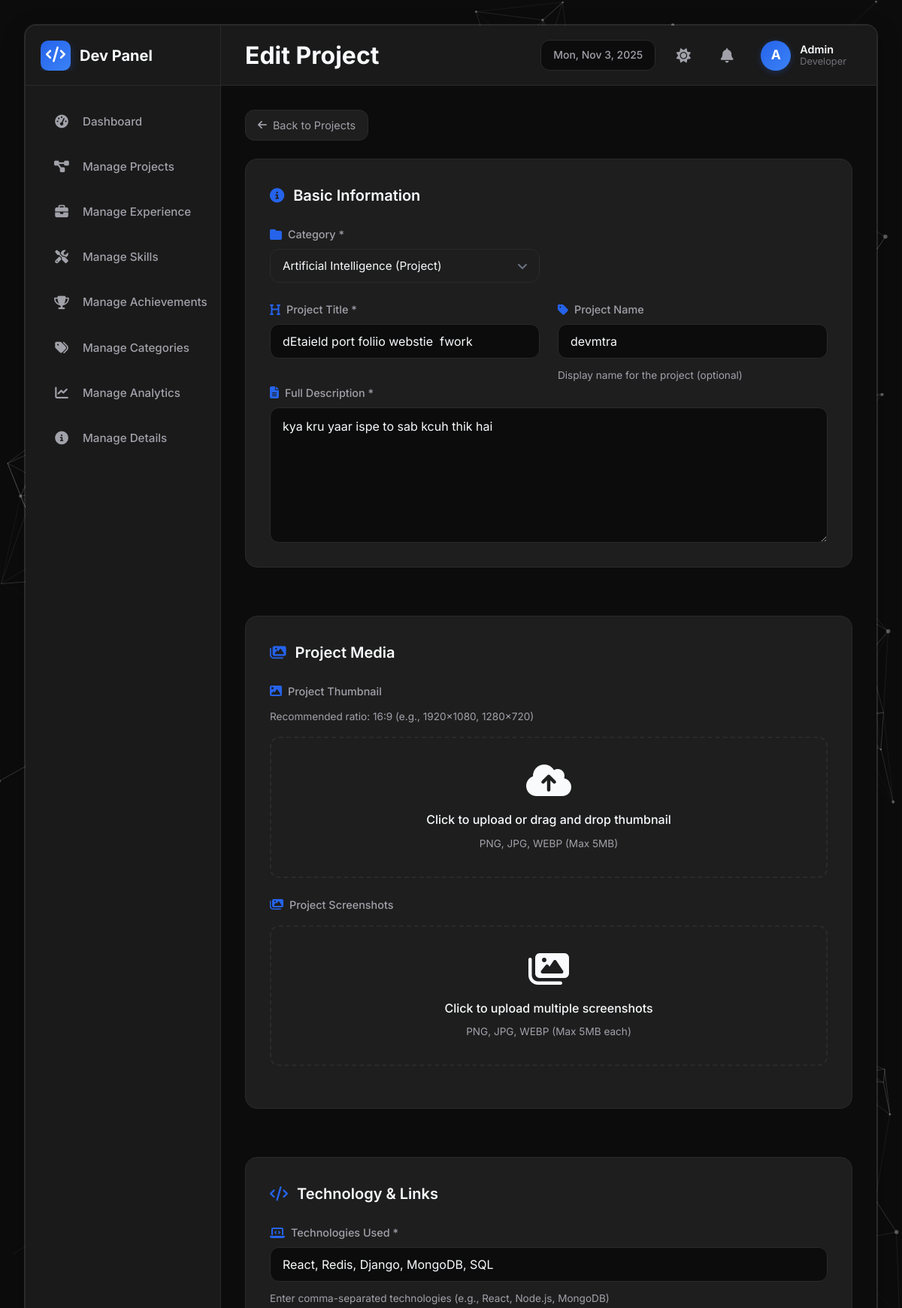
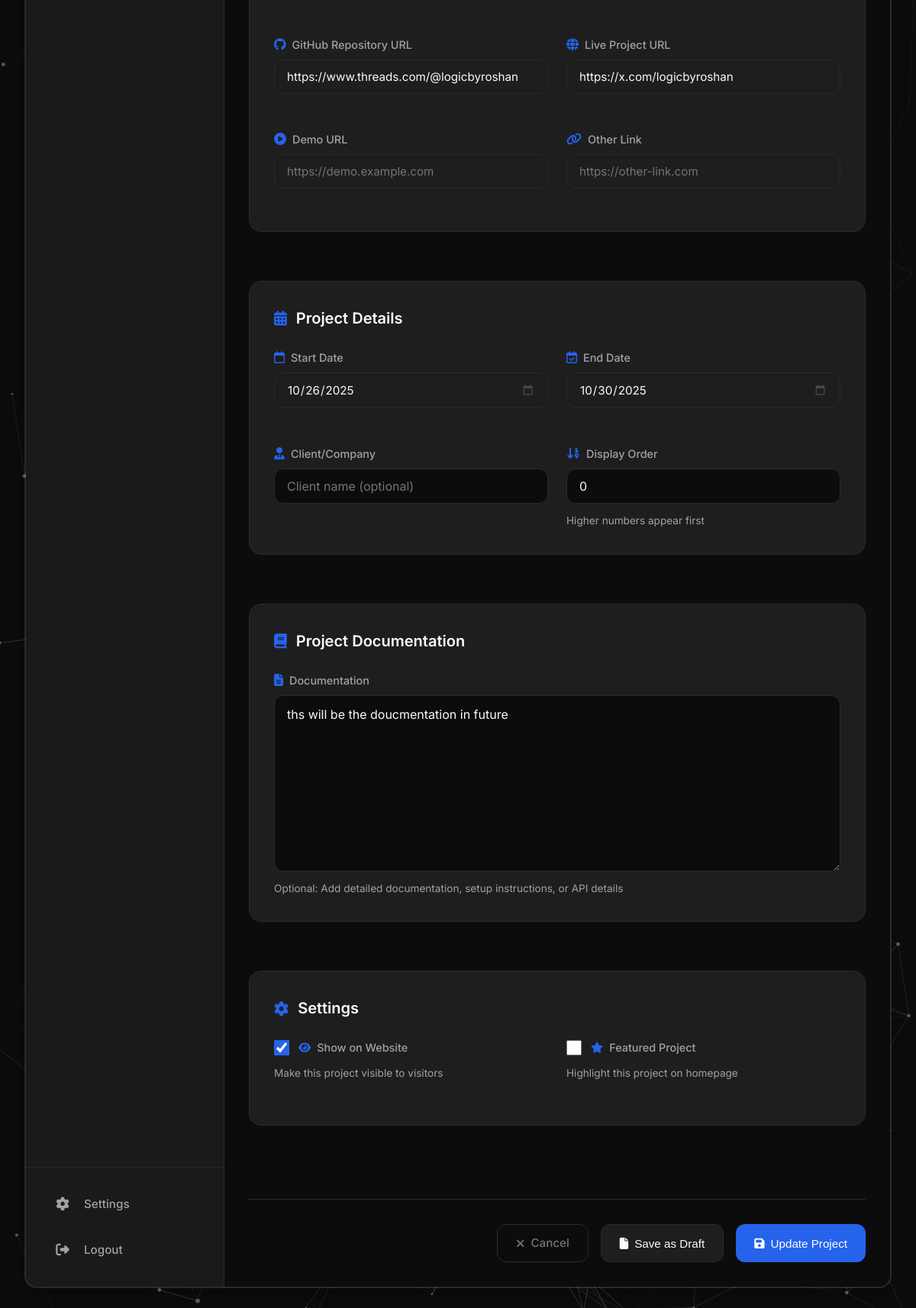
The page /projects/9/edit/ on the database its author committed (2 pictures, top to bottom).
### portfolio/models.py (models this page shows, shortened)
class Project(models.Model):
    STATUS_CHOICES = [
        ("active", "Active"),
        ("completed", "Completed"),
        ("on-hold", "On Hold"),
        ("draft", "Draft"),
    ]
    title = models.CharField(max_length=200)
    slug = models.SlugField(max_length=200, unique=True)
    description = models.TextField()
    project_name = models.CharField(
        max_length=200, blank=True, help_text="Display name for the project"
    )
    documentation = models.TextField(
        blank=True, help_text="Project documentation in HTML format"
    )
    category = models.ForeignKey(
        Category, on_delete=models.SET_NULL, null=True, related_name="projects"
    )
    technologies = models.CharField(
        max_length=500, help_text="Comma-separated list of technologies"
    )
    github_url = models.URLField(blank=True, null=True)
    live_url = models.URLField(blank=True, null=True)
    demo_url = models.URLField(blank=True, null=True)
    other_url = models.URLField(blank=True, null=True, help_text="Other project link")
    thumbnail = models.ImageField(
        upload_to="projects/thumbnails/",
        blank=True,
        null=True,
        help_text="Project thumbnail image",
    )
    start_date = models.DateField(null=True, blank=True)
    end_date = models.DateField(null=True, blank=True)
    client = models.CharField(max_length=200, blank=True)
    status = models.CharField(max_length=20, choices=STATUS_CHOICES, default="draft")
    is_active = models.BooleanField(default=True, help_text="Show on website")
    is_featured = models.BooleanField(default=False)
    views = models.IntegerField(default=0)
    likes = models.IntegerField(default=0)
    order = models.IntegerField(default=0, help_text="Display order")
    created_at = models.DateTimeField(auto_now_add=True)
    updated_at = models.DateTimeField(auto_now=True)
    class Meta:
        ordering = ["-order", "-created_at"]

### portfolio/views.py (the view)
# urls.py: path("projects/<int:project_id>/edit/", views.edit_project, name="edit_project"),
def edit_project(request, project_id):
    project = get_object_or_404(Project, id=project_id)
    if request.method == "POST":
        form = ProjectForm(request.POST, request.FILES, instance=project)
        if form.is_valid():
            project = form.save()
            screenshot_files = request.FILES.getlist("screenshots")
            if screenshot_files:
                project.screenshots.all().delete()
                for index, screenshot_file in enumerate(screenshot_files):
                    ProjectScreenshot.objects.create(
                        project=project, image=screenshot_file, order=index
                    )
            if request.headers.get("X-Requested-With") == "XMLHttpRequest":
                return JsonResponse(
                    {
                        "success": True,
                        "message": "Project updated successfully!",
                        "redirect_url": "/projects/",
                    }
                )
            else:
                messages.success(request, "Project updated successfully!")
                return redirect("manage_projects")
        else:
            if request.headers.get("X-Requested-With") == "XMLHttpRequest":
                return JsonResponse(
                    {"success": False, "errors": form.errors}, status=400
                )
    else:
        form = ProjectForm(instance=project)
    categories = Category.objects.all()
    context = {
        "form": form,
        "project": project,
        "categories": categories,
        "is_edit": True,
    }
    return render(request, "create_project.html", context)

### portfolio/context_processors.py (called while the page is built)
def notifications_context(request):
    recent_notifications = Notification.objects.filter(is_active=True).order_by('-created_at')[:3]
    unread_count = Notification.objects.filter(is_active=True, is_read=False).count()
    return {
        'recent_notifications': recent_notifications,
        'unread_count': unread_count,
    }

### portfolio/models.py (called while the page is built)
    def __str__(self):
        return f"{self.name} ({self.get_category_type_display()})"

### templates/create_project.html (shortened to what this page needs)
{% extends 'base.html' %}
{% load static %}
{% block extra_css %}
<link rel="stylesheet" href="{% static 'css/create-common.css' %}">
<link rel="stylesheet" href="{% static 'css/create-project.css' %}">
{% endblock %}
{% block nav_projects %}active{% endblock %}
{% block navbar_left %}
<h1 class="page-title">{% if is_edit %}Edit{% else %}Create New{% endif %} Project</h1>
{% endblock %}
{% block content %}
<div class="back-navigation">
    <a href="{% url 'manage_projects' %}" class="btn-back">
        <i class="fas fa-arrow-left"></i> Back to Projects
    </a>
</div>
<form method="POST" enctype="multipart/form-data" class="create-form" id="create-project-form">
    <section class="section-card fade-in">
        <div class="section-header">
            <h2><i class="fas fa-info-circle"></i> Basic Information</h2>
        </div>
        <div class="form-grid">
            <div class="form-group">
                <label class="form-label">
                    <i class="fas fa-folder"></i> Category *
                </label>
                {{ form.category }}
            </div>
        </div>
        <div class="form-grid">
            <div class="form-group">
                <label class="form-label">
                    <i class="fas fa-heading"></i> Project Title *
                </label>
                {{ form.title }}
            </div>
            <div class="form-group">
                <label class="form-label">
                    <i class="fas fa-tag"></i> Project Name
                </label>
                {{ form.project_name }}
                <small class="form-hint">Display name for the project (optional)</small>
            </div>
        </div>
        <div class="form-group full-width">
            <label class="form-label">
                <i class="fas fa-file-alt"></i> Full Description *
            </label>
            {{ form.description }}
        </div>
    </section>
    <section class="section-card fade-in" style="animation-delay: 0.1s;">
        <div class="section-header">
            <h2><i class="fas fa-images"></i> Project Media</h2>
        </div>
        <div class="form-group full-width">
            <label class="form-label">
                <i class="fas fa-image"></i> Project Thumbnail
            </label>
            <small class="form-hint">Recommended ratio: 16:9 (e.g., 1920x1080, 1280x720)</small>
            <div class="file-upload-area" id="thumbnail-upload-area">
                <i class="fas fa-cloud-upload-alt"></i>
                <p>Click to upload or drag and drop thumbnail</p>
                <span class="file-info">PNG, JPG, WEBP (Max 5MB)</span>
            </div>
        </div>
        <div class="form-group full-width">
            <label class="form-label">
                <i class="fas fa-images"></i> Project Screenshots
            </label>
            <div class="file-upload-area" id="screenshots-upload-area">
                <i class="fas fa-images"></i>
                <p>Click to upload multiple screenshots</p>
                <span class="file-info">PNG, JPG, WEBP (Max 5MB each)</span>
            </div>
        </div>
    </section>
    <section class="section-card fade-in" style="animation-delay: 0.2s;">
        <div class="section-header">
            <h2><i class="fas fa-code"></i> Technology & Links</h2>
        </div>
        <div class="form-grid">
            <div class="form-group full-width">
                <label class="form-label">
                    <i class="fas fa-laptop-code"></i> Technologies Used *
                </label>
                {{ form.technologies }}
                <small class="form-hint">Enter comma-separated technologies (e.g., React, Node.js, MongoDB)</small>
            </div>
            <div class="form-group">
                <label class="form-label">
                    <i class="fab fa-github"></i> GitHub Repository URL
                </label>
                {{ form.github_url }}
            </div>
            <div class="form-group">
                <label class="form-label">
                    <i class="fas fa-globe"></i> Live Project URL
                </label>
                {{ form.live_url }}
            </div>
            <div class="form-group">
                <label class="form-label">
                    <i class="fas fa-play-circle"></i> Demo URL
                </label>
                {{ form.demo_url }}
            </div>
            <div class="form-group">
                <label class="form-label">
                    <i class="fas fa-link"></i> Other Link
                </label>
                {{ form.other_url }}
            </div>
        </div>
    </section>
    <section class="section-card fade-in" style="animation-delay: 0.2s;">
        <div class="section-header">
            <h2><i class="fas fa-calendar-alt"></i> Project Details</h2>
        </div>
        <div class="form-grid">
            <div class="form-group">
                <label class="form-label">
                    <i class="far fa-calendar"></i> Start Date
                </label>
                {{ form.start_date }}
            </div>
            <div class="form-group">
                <label class="form-label">
                    <i class="far fa-calendar-check"></i> End Date
                </label>
                {{ form.end_date }}
            </div>
            <div class="form-group">
                <label class="form-label">
                    <i class="fas fa-user-tie"></i> Client/Company
                </label>
                {{ form.client }}
            </div>
            <div class="form-group">
                <label class="form-label">
                    <i class="fas fa-sort-numeric-down"></i> Display Order
                </label>
                {{ form.order }}
                <small class="form-hint">Higher numbers appear first</small>
            </div>
        </div>
    </section>
    <section class="section-card fade-in" style="animation-delay: 0.3s;">
        <div class="section-header">
            <h2><i class="fas fa-book"></i> Project Documentation</h2>
        </div>
        <div class="form-group full-width">
            <label class="form-label">
                <i class="fas fa-file-alt"></i> Documentation
            </label>
            {{ form.documentation }}
            <small class="form-hint">Optional: Add detailed documentation, setup instructions, or API details</small>
        </div>
    </section>
    <section class="section-card fade-in" style="animation-delay: 0.4s;">
        <div class="section-header">
            <h2><i class="fas fa-cog"></i> Settings</h2>
        </div>
        <div class="form-grid">
            <div class="form-group">
                <label class="checkbox-label">
                    {{ form.is_active }}
                    <span><i class="fas fa-eye"></i> Show on Website</span>
                </label>
                <small class="form-hint">Make this project visible to visitors</small>
            </div>
            <div class="form-group">
                <label class="checkbox-label">
                    {{ form.is_featured }}
                    <span><i class="fas fa-star"></i> Featured Project</span>
                </label>
                <small class="form-hint">Highlight this project on homepage</small>
            </div>
        </div>
    </section>
    <div class="form-actions">
        <a href="{% url 'manage_projects' %}" class="btn-cancel">
            <i class="fas fa-times"></i> Cancel
        </a>
        <button type="button" id="save-draft-btn" class="btn-draft">
            <i class="fas fa-file"></i> Save as Draft
        </button>
        <button type="submit" id="publish-btn" class="btn-submit">
            <i class="fas fa-save"></i> {% if is_edit %}Update{% else %}Publish{% endif %} Project
        </button>
    </div>
</form>
{% endblock %}

### static/css/base.css (style rules this page uses)
:root { --bg-main: #0c0c0c; --bg-sidebar: #1a1a1a; --bg-cards: #1e1e1e; --border-color: #2a2a2a; --text-primary: #f8fafc; --text-secondary: #a1a1aa; --text-muted: #71717a; --particle-color: #444; --shadow-color: rgba(0, 0, 0, 0.3); --hover-bg: rgba(100, 100, 100, 0.1); --accent-blue: #2563eb; --accent-blue-hover: #3b82f6; --success: #10b981; --danger: #ef4444; --shadow-lg: 0 10px 30px var(--shadow-color); --border-radius: 12px; --border-radius-lg: 16px; --transition: all 0.2s cubic-bezier(0.4, 0, 0.2, 1); }
*, *::before, *::after { margin: 0; padding: 0; box-sizing: border-box; }
body { font-family: 'Inter', -apple-system, BlinkMacSystemFont, sans-serif; background-color: var(--bg-main); color: var(--text-primary); line-height: 1.6; -webkit-font-smoothing: antialiased; -moz-osx-font-smoothing: grayscale; overflow-x: hidden; transition: background-color var(--transition), color var(--transition); }
a { text-decoration: none; color: inherit; }
button { background: none; border: none; cursor: pointer; }
.section-card { background-color: var(--bg-cards); border: 1px solid var(--border-color); border-radius: var(--border-radius-lg); padding: 2rem; transition: var(--transition); }
.section-header { display: flex; justify-content: space-between; align-items: center; margin-bottom: 1.5rem; }
.section-header h2 { font-size: 1.5rem; font-weight: 700; }
.form-group { display: flex; flex-direction: column; gap: 0.75rem; margin-bottom: 1.5rem; }
.form-group:last-child { margin-bottom: 0; }
.form-group label { font-size: 0.9rem; font-weight: 500; color: var(--text-secondary); }
.form-group input[type="text"], .form-group input[type="email"], .form-group input[type="password"], .form-group input[type="number"], .form-group textarea, .form-group select { background-color: var(--bg-main); border: 1px solid var(--border-color); border-radius: var(--border-radius); padding: 12px 16px; color: var(--text-primary); font-size: 1rem; outline: none; transition: var(--transition); width: 100%; }
.form-group select { appearance: none; background-position: right 0.7rem center; background-repeat: no-repeat; background-size: 1.5em 1.5em; padding-right: 2.5rem; }
.form-group select option { background: var(--bg-cards); }
.form-group textarea { resize: vertical; min-height: 100px; }
.fade-in { animation: fadeIn 0.5s ease-out forwards; }

### static/css/style.css (style rules this page uses)
body { display: flex; justify-content: center; align-items: center; min-height: 100vh; padding: 2rem; background: var(--bg-main); transition: background-color var(--transition); }
.section-card { background: var(--bg-cards); border: 1px solid var(--border-color); border-radius: var(--border-radius-lg); padding: 2rem; margin-bottom: 2rem; transition: all var(--transition); box-shadow: var(--shadow-sm); }
.fade-in { opacity: 0; transform: translateY(20px); animation: fadeInUp 0.6s ease forwards; }

### rows shown on the page
Project: category "Artificial Intelligence (Project)", title "dEtaield port foliio webstie fwork", project_name "devmtra", description "kya kru yaar ispe to sab kcuh thik hai", technologies "React, Redis, Django, MongoDB, SQL", github_url "https://www.threads.com/@logicbyroshan", live_url "https://x.com/logicbyroshan", start_date "10/26/2025", end_date "10/30/2025", order "0", documentation "ths will be the doucmentation in future", is_active "☑"
